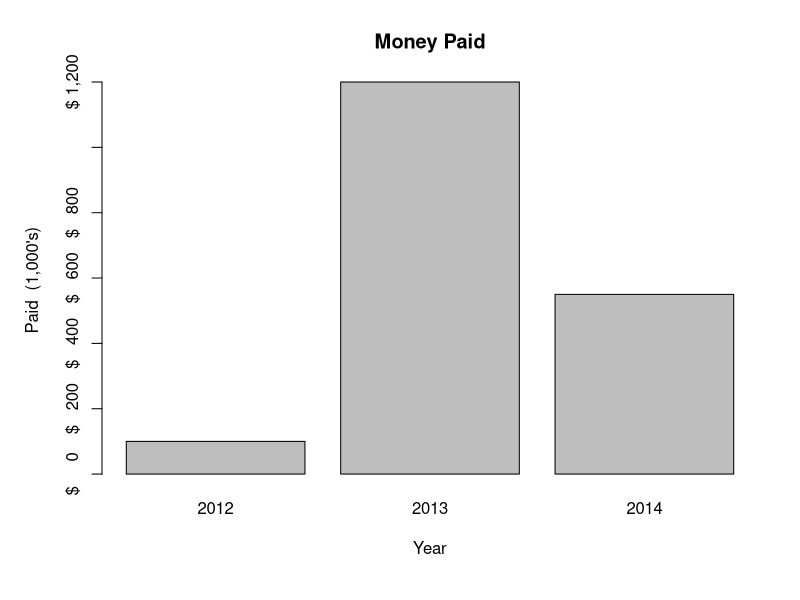

Write R code to recreate this figure.
# My barplot

# Scientific notation off
options(scipen = 999) 

# Create df
mym <- matrix(c(2012,2013,2014,100000,1200000,550000), nrow=3,ncol = 2)
mydf <- data.frame(mym)
rm(mym)
names(mydf) <- c("Year","Paid")

# Set parameters
par(las = 0)   # Axis label style; 0 parallel, 1 horiz, 2 perp, 3 vert; 0 is default
par(mgp=c(3,1,0))   # Dist of "title" fn [1] & axis fn [2:3] labels; c(3,1,0) is default
par(mar = c(6,5,4,2) + 0.1)  # Margins on plot; c(5,4,4,2) + 0.1) is default 

# Plot graph
barplot(names.arg=mydf$Year, height = mydf$Paid/1000, yaxt="n", xlab = "Year")

title(main="Money Paid", ylab="Paid  (1,000's)")
axis(2, at=axTicks(2), labels = paste("$",format(axTicks(2), big.mark = ",")))
# or: axis(2, at=axTicks(2), labels = sprintf( "$%s", axTicks(2)))

# Save plot to file
dev.copy(png, file = "barPlot.png")

dev.off()




